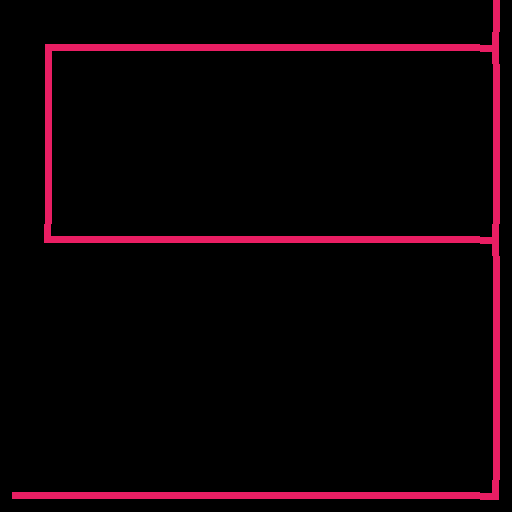

Below is a game level as drawn by its tile map, then a one-line description and the .tmx file that defines it, in full:
An orthogonal 16x16 tile map with 32x32 px tiles, 1 tile layer (pipes), 4 hidden layers not drawn, 4 tilesets.

<map version="1.4" tiledversion="1.4.2" orientation="orthogonal" renderorder="right-down" width="16" height="16" tilewidth="32" tileheight="32" infinite="0" nextlayerid="6" nextobjectid="1">
 <editorsettings>
  <export target="test.json" format="json" />
 </editorsettings>
 <tileset firstgid="1" source="pipes.tsx" />
 <tileset firstgid="6" source="node.tsx" />
 <tileset firstgid="7" source="nodeHome.tsx" />
 <tileset firstgid="8" source="test.tsx" />
 <layer id="3" name="background" width="16" height="16" visible="0">
  <data encoding="csv">
788,789,788,789,788,789,788,789,788,789,788,789,788,789,788,789,
822,823,822,823,822,823,822,823,822,823,822,823,822,823,822,823,
788,789,788,789,788,789,788,789,788,789,788,789,788,789,788,789,
822,823,822,823,822,823,822,823,822,823,822,823,822,823,822,823,
788,789,788,789,788,789,788,789,788,789,788,789,788,789,788,789,
822,823,822,823,822,823,822,823,822,823,822,823,822,823,822,823,
788,789,788,789,788,789,788,789,788,789,788,789,788,789,788,789,
822,823,822,823,822,823,822,823,822,823,822,823,822,823,822,823,
788,789,788,789,788,789,788,789,788,789,788,789,788,789,788,789,
822,823,822,823,822,823,822,823,822,823,822,823,822,823,822,823,
788,789,788,789,788,789,788,789,788,789,788,789,788,789,788,789,
822,823,822,823,822,823,822,823,822,823,822,823,822,823,822,823,
788,789,788,789,788,789,788,789,788,789,788,789,788,789,788,789,
822,823,822,823,822,823,822,823,822,823,822,823,822,823,822,823,
788,789,788,789,788,789,788,789,788,789,788,789,788,789,788,789,
822,823,822,823,822,823,822,823,822,823,822,823,822,823,822,823
</data>
 </layer>
 <layer id="4" name="ground" width="16" height="16" visible="0">
  <data encoding="csv">
0,0,0,0,0,0,0,0,0,0,0,0,0,52,54,55,
0,0,0,0,0,0,0,0,0,0,0,0,0,86,54,55,
0,0,0,0,0,0,0,0,0,0,0,0,0,120,88,89,
0,0,0,0,0,0,0,0,0,0,0,0,0,52,122,123,
0,0,0,0,0,0,0,0,0,0,0,0,0,86,156,157,
0,0,0,0,0,0,0,0,0,0,0,0,0,120,54,55,
0,0,0,0,0,0,0,78,78,79,0,0,0,52,88,89,
0,0,0,0,0,0,0,112,78,79,0,0,0,86,122,123,
0,0,0,0,0,0,0,78,112,113,0,0,0,120,156,157,
0,0,0,0,0,0,0,112,113,0,0,0,0,52,54,55,
0,0,0,0,0,0,0,0,0,0,0,0,0,86,88,89,
0,0,0,0,0,0,0,0,0,0,0,0,0,120,122,123,
20,19,20,21,22,19,20,21,22,19,20,21,22,94,156,157,
53,54,55,56,53,54,55,56,53,54,55,56,53,54,55,56,
87,88,89,90,87,88,89,90,87,88,89,90,87,88,89,90,
121,122,123,124,121,122,123,124,121,122,123,124,121,122,123,124
</data>
 </layer>
 <layer id="5" name="decorations" width="16" height="16" visible="0">
  <data encoding="csv">
0,0,0,0,0,0,0,0,0,0,0,160,161,0,0,0,
0,0,0,0,0,0,0,0,0,0,0,194,195,0,0,0,
0,0,0,0,0,0,0,0,0,0,0,160,161,0,0,0,
0,0,0,0,0,0,0,0,0,0,0,194,195,0,0,0,
0,0,0,0,0,0,0,0,0,0,0,0,432,433,434,435,
0,0,0,0,0,0,0,500,501,0,0,0,466,467,468,469,
0,0,0,0,0,0,0,534,535,0,0,160,161,0,0,0,
0,0,0,0,0,0,0,0,0,0,0,194,195,0,0,0,
0,0,0,0,0,0,0,422,423,0,0,160,161,0,0,0,
0,0,0,0,0,0,0,456,457,0,0,194,195,0,0,0,
160,161,160,161,160,161,160,161,160,161,160,161,0,0,0,0,
194,195,194,195,194,195,194,195,194,195,194,195,0,0,0,0,
0,0,0,0,0,0,0,0,0,0,0,0,0,0,0,0,
0,0,0,0,0,0,0,0,0,0,0,0,0,0,0,0,
0,0,0,0,0,0,0,0,0,0,0,0,0,0,0,0,
0,0,0,0,0,0,0,0,0,0,0,0,0,0,0,0
</data>
 </layer>
 <layer id="1" name="pipes" width="16" height="16">
  <data encoding="csv">
0,0,0,0,0,0,0,0,0,0,0,0,0,0,0,5,
0,2,1610612741,1610612741,1610612741,1610612741,1610612741,1610612741,1610612741,1610612741,1610612741,1610612741,1610612741,1610612741,1610612741,3221225475,
0,5,0,0,0,0,0,0,0,0,0,0,0,0,0,5,
0,5,0,0,0,0,0,0,0,0,0,0,0,0,0,5,
0,5,0,0,0,0,0,0,0,0,0,0,0,0,0,5,
0,5,0,0,0,0,0,0,0,0,0,0,0,0,0,5,
0,5,0,0,0,0,0,0,0,0,0,0,0,0,0,5,
0,1610612738,1610612741,1610612741,1610612741,1610612741,1610612741,1610612741,1610612741,1610612741,1610612741,1610612741,1610612741,1610612741,1610612741,3221225475,
0,0,0,0,0,0,0,0,0,0,0,0,0,0,0,5,
0,0,0,0,0,0,0,0,0,0,0,0,0,0,0,5,
0,0,0,0,0,0,0,0,0,0,0,0,0,0,0,5,
0,0,0,0,0,0,0,0,0,0,0,0,0,0,0,5,
0,0,0,0,0,0,0,0,0,0,0,0,0,0,0,5,
0,0,0,0,0,0,0,0,0,0,0,0,0,0,0,5,
0,0,0,0,0,0,0,0,0,0,0,0,0,0,0,5,
1610612737,1610612741,1610612741,1610612741,1610612741,1610612741,1610612741,1610612741,1610612741,1610612741,1610612741,1610612741,1610612741,1610612741,1610612741,3221225474
</data>
 </layer>
 <layer id="2" name="nodes" width="16" height="16" visible="0">
  <data encoding="csv">
0,0,0,0,0,0,0,0,0,0,0,0,0,0,0,0,
0,6,0,0,0,0,0,0,0,0,0,0,0,0,0,7,
0,0,0,0,0,0,0,0,0,0,0,0,0,0,0,0,
0,0,0,0,0,0,0,0,0,0,0,0,0,0,0,0,
0,0,0,0,0,0,0,0,0,0,0,0,0,0,0,0,
0,0,0,0,0,0,0,0,0,0,0,0,0,0,0,0,
0,0,0,0,0,0,0,0,0,0,0,0,0,0,0,0,
0,6,0,0,0,0,0,0,6,0,0,0,0,0,0,6,
0,0,0,0,0,0,0,0,0,0,0,0,0,0,0,0,
0,0,0,0,0,0,0,0,0,0,0,0,0,0,0,0,
0,0,0,0,0,0,0,0,0,0,0,0,0,0,0,0,
0,0,0,0,0,0,0,0,0,0,0,0,0,0,0,0,
0,0,0,0,0,0,0,0,0,0,0,0,0,0,0,0,
0,0,0,0,0,0,0,0,0,0,0,0,0,0,0,0,
0,0,0,0,0,0,0,0,0,0,0,0,0,0,0,0,
6,0,0,0,0,0,0,0,0,0,0,0,0,0,0,6
</data>
 </layer>
</map>
